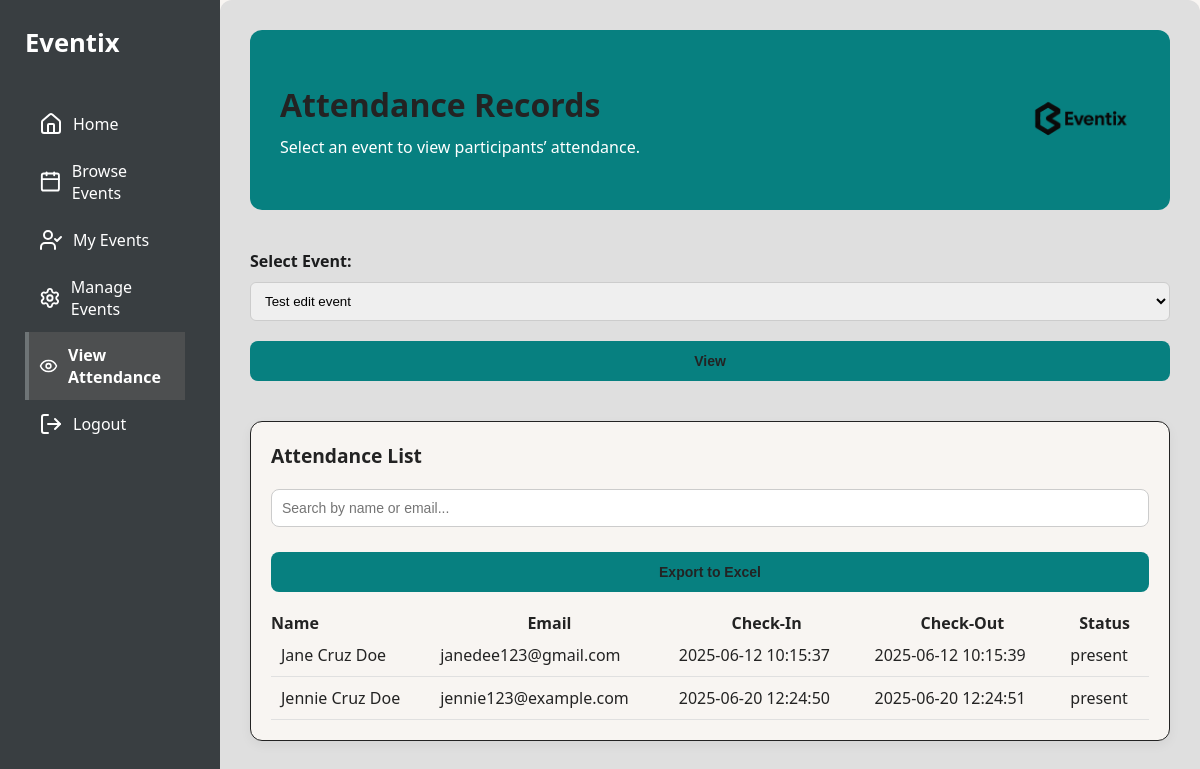
Page /eventsys/codes/php/view_attendance.php?event_id=2 (signed in) on the committed database.
### tables this page shows
CREATE TABLE `user` (
  `user_id` int(11) NOT NULL,
  `first_name` varchar(255) NOT NULL,
  `middle_name` varchar(50) NOT NULL,
  `last_name` varchar(50) NOT NULL,
  `email` varchar(255) NOT NULL,
  `phone` varchar(20) DEFAULT NULL,
  `password` varchar(255) NOT NULL,
  `created_at` datetime DEFAULT current_timestamp(),
  `role` varchar(20) DEFAULT 'attendee'
);

CREATE TABLE `attendance` (
  `attendance_id` int(11) NOT NULL,
  `registration_id` int(11) DEFAULT NULL,
  `check_in_time` datetime DEFAULT NULL,
  `check_out_time` datetime DEFAULT NULL,
  `status` varchar(10) DEFAULT 'absent'
);

### eventsys/codes/php/view_attendance.php (the view, shortened to what this page needs)
<?php
include('../includes/db.php');
$user_id = $_SESSION['user_id'];
$user_stmt = $conn->prepare("SELECT email FROM user WHERE user_id = ?");
$user_stmt->bind_param("i", $user_id);
$user_stmt->execute();
$user_stmt->bind_result($email);
$org_stmt = $conn->prepare("SELECT organizer_id FROM organizer WHERE contact_email = ?");
$org_stmt->bind_param("s", $email);
$org_stmt->execute();
$org_stmt->bind_result($organizer_id);
$event_query = $conn->prepare("SELECT event_id, title FROM event WHERE organizer_id = ?");
$event_query->bind_param("i", $organizer_id);
$event_query->execute();
$events = $event_query->get_result();
$selected_event = $_GET['event_id'] ?? null;
$attendances = [];
if ($selected_event) {
    $query = "
        SELECT u.first_name, u.middle_name, u.last_name, u.email, a.check_in_time, a.check_out_time, a.status
        FROM registration r
        JOIN user u ON r.user_id = u.user_id
        LEFT JOIN attendance a ON r.registration_id = a.registration_id
        WHERE r.event_id = ?
    ";
    $stmt = $conn->prepare($query);
    $stmt->bind_param("i", $selected_event);
    $stmt->execute();
    $attendances = $stmt->get_result();
}
?>
<!DOCTYPE html>
<html lang="en">
<head>
    <link rel="stylesheet" href="../css/style.css">
</head>
<body class="dashboard-layout">
<aside class="sidebar">
    <h2 class="logo">Eventix</h2>
    <nav>
        <a href="home.php" class="<?= basename($_SERVER['PHP_SELF']) === 'home.php' ? 'active' : '' ?>">
            <i data-lucide="home"></i> Home
        </a>
        <a href="events.php" class="<?= basename($_SERVER['PHP_SELF']) === 'events.php' ? 'active' : '' ?>">
            <i data-lucide="calendar"></i> Browse Events
        </a>
        <a href="my_events.php" class="<?= basename($_SERVER['PHP_SELF']) === 'my_events.php' ? 'active' : '' ?>">
            <i data-lucide="user-check"></i> My Events
        </a>
        <a href="manage_events.php" class="<?= basename($_SERVER['PHP_SELF']) === 'manage_events.php' ? 'active' : '' ?>">
            <i data-lucide="settings"></i> Manage Events
        </a>
        <a href="view_attendance.php" class="<?= basename($_SERVER['PHP_SELF']) === 'view_attendance.php' ? 'active' : '' ?>">
            <i data-lucide="eye"></i> View Attendance
        </a>
        <a href="logout.php"><i data-lucide="log-out"></i> Logout</a>
    </nav>
</aside>
<main class="main-content">
    <header class="banner">
        <div>
            <h1>Attendance Records</h1>
            <p>Select an event to view participants’ attendance.</p>
        </div>
        <img src="../assets/eventix-logo.png" alt="Eventix logo" />
    </header>
    <section>
        <form method="GET">
            <label for="event_id"><strong>Select Event:</strong></label>
            <select name="event_id" id="event_id" required>
                <?php while ($event = $events->fetch_assoc()): ?>
                    <option value="<?= $event['event_id'] ?>" <?= $selected_event == $event['event_id'] ? 'selected' : '' ?>>
                        <?= htmlspecialchars($event['title']) ?>
                    </option>
                <?php endwhile; ?>
            </select>
            <button type="submit">View</button>
        </form>
    </section>
    <?php if ($selected_event && $attendances): ?>
        <section style="margin-top: 30px;">
            <div class="card" style="grid-column: span 2;">
                <h3>Attendance List</h3>
                <input type="text" id="searchInput" placeholder="Search by name or email..." style="width: 100%; padding: 10px; margin-bottom: 15px; border-radius: 8px; border: 1px solid #ccc;">
               <div style="margin-bottom: 10px;">
                    <button onclick="exportToExcel()" style="margin-right: 10px;">Export to Excel</button>
                </div>
                <table style="width: 100%; border-collapse: collapse;">
                    <thead>
                        <tr>
                            <th style="text-align: left;">Name</th>
                            <th>Email</th>
                            <th>Check-In</th>
                            <th>Check-Out</th>
                            <th>Status</th>
                        </tr>
                    </thead>
                    <tbody>
                        <?php while ($row = $attendances->fetch_assoc()): ?>
                            <tr>
                                <td><?= htmlspecialchars($row['first_name'] . ' ' . $row['middle_name'] . ' ' . $row['last_name']) ?></td>
                                <td><?= htmlspecialchars($row['email']) ?></td>
                                <td><?= $row['check_in_time'] ?? '—' ?></td>
                                <td><?= $row['check_out_time'] ?? '—' ?></td>
                                <td><?= $row['status'] ?? 'absent' ?></td>
                            </tr>
                        <?php endwhile; ?>
                    </tbody>
                </table>
            </div>
        </section>
    <?php elseif ($selected_event): ?>
        <p>No participants yet for this event.</p>
    <?php endif; ?>
</main>
</body>
</html>

### eventsys/codes/css/style.css (style rules this page uses)
:root { --color-bg: #f8f5f2; --color-headline: #232323; --color-paragraph: #222525; --color-button: #078080; --color-button-text: #232323; --color-stroke: #232323; --color-main: #ffffff; --color-highlight: #078080; --color-secondary: #f45d48; --color-tertiary: #f8f5f2; }
.card { background: var(--color-tertiary); transition: background 0.3s ease; }
.sidebar, .banner, input, select, textarea, button { transition: background 0.3s ease, color 0.3s ease; }
* { margin: 0; padding: 0; box-sizing: border-box; }
body { margin: 0; background: var(--color-bg); color: var(--color-paragraph); font-family: 'Poppins', sans-serif; }
.dashboard-layout { display: flex; font-family: 'Segoe UI', sans-serif; background: var(--color-bg); color: var(--color-paragraph); }
.sidebar { width: 220px; background: #393e41; color: #ffffff; box-shadow: none; padding: 25px; min-height: 100vh; font-family: 'Segoe UI', 'Roboto', sans-serif; font-size: 16px; }
.sidebar .logo { font-size: 1.6rem; font-weight: bold; color: white; margin-bottom: 40px; }
.sidebar nav a { display: flex; align-items: center; gap: 10px; padding: 12px 10px; color: #ffffff; text-decoration: none; font-weight: 500; border-left: 4px solid transparent; transition: all 0.3s ease; }
.sidebar nav a.active { color: var(--text-main); background-color: #4d4f50; border-left: 4px solid #6e7476; font-weight: bold; }
.main-content { flex-grow: 1; padding: 30px; background-color: #dfdfdf; color: #1b1c1d; border-radius: 12px; }
.banner { display: flex; justify-content: space-between; align-items: center; background: var(--color-highlight); color: var(--color-main); border-radius: 12px; padding: 30px; margin-bottom: 40px; }
.banner h1 { font-size: 2rem; margin-bottom: 10px; color: var(--color-headline); }
.banner p { color: var(--color-main); font-size: 1rem; }
.banner img { height: 120px; }
.card { background: #fff; border-radius: 12px; padding: 20px; box-shadow: 0 4px 12px rgba(0, 0, 0, 0.05); transition: transform 0.2s ease; }
.card h3 { font-size: 1.2rem; margin-bottom: 10px; color: var(--color-headline); }
.card td { padding: 10px; border-bottom: 1px solid #e0e0e0; }
.card, .event-card, .form-container, .card.welcome { background: var(--color-tertiary); color: var(--color-headline); border: 1px solid var(--color-stroke); }
h1, h2, .banner h1 { color: var(--color-headline); }
textarea, select { width: 100%; padding: 10px; margin: 10px 0; border-radius: 6px; border: 1px solid #ccc; }
a { text-decoration: none; color: #0077cc; margin-right: 10px; }
input[type="text"] { padding: 10px; border-radius: 6px; border: 1px solid #ccc; margin-bottom: 10px; width: 100%; }
input, button { width: 100%; padding: 12px; margin: 10px 0; border-radius: 8px; border: 1px solid #ccc; font-size: 14px; }
button { background: var(--color-button); color: var(--color-button-text); border: none; padding: 12px 16px; border-radius: 8px; font-weight: bold; cursor: pointer; }
button, .login-button, .register-button, .card a, .back-link, .attendance-link, .edit-link, .delete-link { background: var(--color-button); color: var(--color-button-text); border: none; font-weight: bold; }

### rows in the picture
user: first_name+middle_name+last_name "Jane Cruz Doe", email "janedee123@gmail.com", attendance.check_in_time "2025-06-12 10:15:37", attendance.check_out_time "2025-06-12 10:15:39", attendance.status "present"
user: first_name+middle_name+last_name "Jennie Cruz Doe", email "jennie123@example.com", attendance.check_in_time "2025-06-20 12:24:50", attendance.check_out_time "2025-06-20 12:24:51", attendance.status "present"

### other values in the picture
form field event_id "Test edit event"
